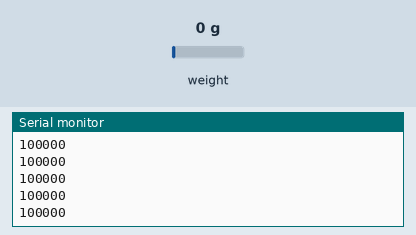
A sketch run on a simulated Arduino Uno, built with avr-gcc and run on an emulated ATmega328P. Shown: the last lines printed to the serial monitor. Inputs (shaded band) come from the test bench; at power-on: weight on the scale 0 g.

Above: at 2.2 s.
2.3 s: weight on the scale set to 100 g
At 2.31 s:
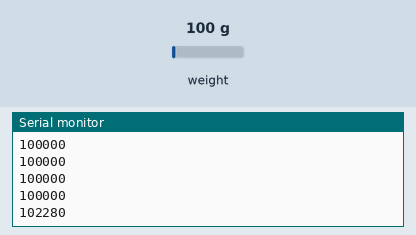
3.8 s: weight on the scale set to 1250 g
At 3.82 s:
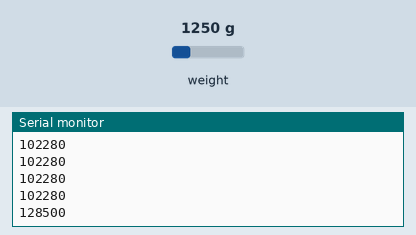
Timing chart, 0 to 6.8 s (numbered marks = the images above; inputs shaded):
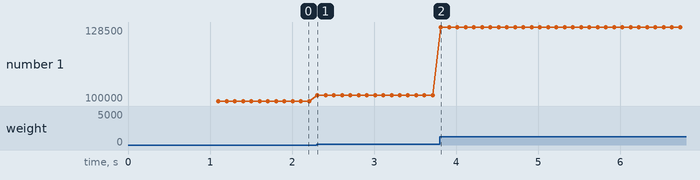

The sketch:

wii-balance.ino
```cpp
#include "HX711.h"

// HX711.DOUT	- pin #A1
// HX711.PD_SCK	- pin #A0

HX711 one(A1, A0);
//HX711 two(A2, A3);
//X711 three(A2, A3);
//HX711 four(A2, A3);

		// parameter "gain" is ommited; the default value 128 is used by the library
//HX711 scale(A2, A3);

void setup() {
  Serial.begin(38400);


  one.set_scale(2280.f);                      // this value is obtained by calibrating the scale with known weights; see the README for details
  one.tare();				        // reset the scale to 0

}

void loop() {

Serial.println((one.read_average(1)/100)+100000);
//Serial.println(two.read_average(1)/100);


}
```

Measured:
- after the input at 2.3 s, the serial monitor: prints a new line at once (image 1)
- after the input at 3.8 s, the serial monitor: prints a new line at once (image 2)
- plotted number 1: 100000 → 102280 after the input at 2.3 s, 102280 → 128500 after the input at 3.8 s
